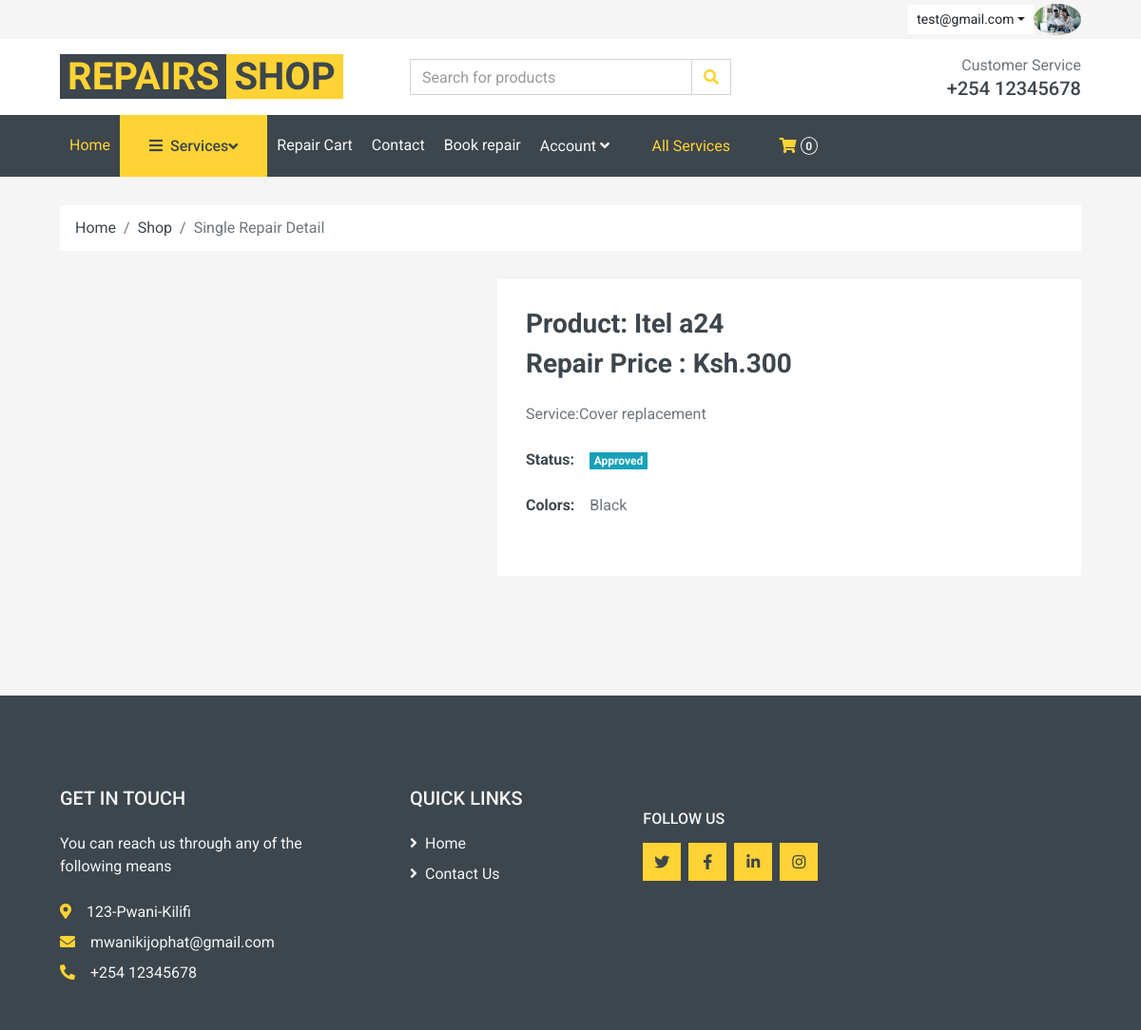
Page /view-repair.php?id=39 (signed in) on the committed database.
### tables this page shows
CREATE TABLE `users` (
  `id` bigint(255) NOT NULL,
  `fname` varchar(15) NOT NULL,
  `lname` varchar(15) NOT NULL,
  `email` varchar(255) NOT NULL,
  `password` varchar(255) NOT NULL,
  `contact` int(15) NOT NULL,
  `status` int(2) DEFAULT NULL,
  `creationdate` timestamp NOT NULL DEFAULT current_timestamp(),
  `updationdate` timestamp NULL DEFAULT NULL ON UPDATE current_timestamp(),
  `profilepic` varchar(100) NOT NULL
);

CREATE TABLE `system` (
  `id` int(11) NOT NULL,
  `email` varchar(50) NOT NULL,
  `address` varchar(100) NOT NULL,
  `mobile` int(15) NOT NULL,
  `working hours` varchar(100) NOT NULL,
  `profilepic` varchar(100) NOT NULL
);

CREATE TABLE `repairs` (
  `id` int(11) NOT NULL,
  `pid` int(11) NOT NULL,
  `sid` int(11) NOT NULL,
  `status` tinyint(1) NOT NULL DEFAULT 0 COMMENT '0 = pending, 1= Approved, 2 = In-Progress, 3 = Checking, 4 = Done, 5= Cancelled ',
  `price` float NOT NULL DEFAULT 0,
  `userid` int(11) NOT NULL,
  `date_created` date NOT NULL DEFAULT current_timestamp(),
  `done_date` date DEFAULT NULL,
  `pay_status` varchar(8) NOT NULL
);

CREATE TABLE `product` (
  `id` int(11) NOT NULL,
  `pname` varchar(30) NOT NULL,
  `date_created` datetime NOT NULL DEFAULT current_timestamp(),
  `status` int(11) NOT NULL,
  `pimage` varchar(50) NOT NULL
);

CREATE TABLE `services` (
  `id` int(11) NOT NULL,
  `sname` varchar(30) NOT NULL,
  `price` float NOT NULL DEFAULT 0,
  `pid` int(11) NOT NULL,
  `date_created` datetime NOT NULL DEFAULT current_timestamp(),
  `status` int(11) NOT NULL
);

### view-repair.php (the view, shortened to what this page needs)
<?php
include('includes/config.php');
if (strlen($_SESSION['login']) == 0) {
    header('location: login.php');
} else {  ?>
<!DOCTYPE html>
<html lang="en">
<head>
    <link href="https://cdnjs.cloudflare.com/ajax/libs/font-awesome/5.10.0/css/all.min.css" rel="stylesheet">
    <link href="lib/animate/animate.min.css" rel="stylesheet">
    <link href="lib/owlcarousel/assets/owl.carousel.min.css" rel="stylesheet">
    <link href="css/style.css" rel="stylesheet">
</head>
<body>
<?php include('includes/header.php');?>
    <div class="container-fluid">
        <div class="row px-xl-5">
            <div class="col-12">
                <nav class="breadcrumb bg-light mb-30">
                    <a class="breadcrumb-item text-dark" href="#">Home</a>
                    <a class="breadcrumb-item text-dark" href="#">Shop</a>
                    <span class="breadcrumb-item active">Single Repair Detail</span>
                </nav>
            </div>
        </div>
    </div>
    <div class="container-fluid pb-5">
        <div class="row px-xl-5">
            <div class="col-lg-5 mb-30">
            </div>
            <?php
                                                $id = intval($_GET['id']);
                                                $sql="SELECT repairs.*,product.pname,services.sname from repairs  inner join product on product.id=repairs.pid inner join services on services.id=repairs.sid and  repairs.id=:id";
                                                 $query = $dbh->prepare($sql);
                                                $query->bindParam(':id', $id, PDO::PARAM_STR);
                                                $query->execute();
                                                $results = $query->fetchAll(PDO::FETCH_OBJ);
                                                if ($query->rowCount() > 0) {
                                                foreach ($results
                                                as $result) { ?>
            <div class="col-lg-7 h-auto mb-30">
                <div class="h-100 bg-light p-30">
                    <h3>Product: <?php echo htmlentities($result->pname); ?></h3>
                    <h3 class="font-weight-semi-bold mb-4">Repair Price : Ksh.<?php echo htmlentities($result->price); ?></h3>
                    <p class="mb-4">Service:<?php echo htmlentities($result->sname); ?></p>
                    <div class="d-flex mb-3">
                        <strong class="text-dark mr-3">Status:</strong>
                        <form>
                            <div>
                                <label  for="size-1">
                                <?php if($result->status == 0): ?>
						 			<span class="badge badge-warning">Pending</span>
						 		<?php elseif($result->status == 1): ?>
						 			<span class="badge badge-info">Approved</span>
					 			<?php elseif($result->status == 2): ?>
						 			<span class="badge badge-primary">In Progress</span>
					 			<?php elseif($result->status == 4): ?>
						 			<span class="badge badge-danger">Done</span>
						 		<?php endif; ?></label>
                            </div>
                        </form>
                    </div>
                    <div class="d-flex mb-4">
                        <strong class="text-dark mr-3">Colors:</strong>
                        <form>
                            <div>
                                <label for="color-1">Black</label>
                            </div>
                        </form>
                    </div>
                </div>
            </div>
        </div>
        <?php }}?>
    </div>
    <?php include('includes/footer.php');?>
</body>
</html>
<?php }?>

### includes/header.php (shortened to what this page needs)
<div class="container-fluid">
    <div class="row bg-secondary py-1 px-xl-5">
        <div class="col-lg-6 d-none d-lg-block">
        </div>
        <?php
                $email = $_SESSION['login'];
                $sql2 = "SELECT `email` FROM `users` WHERE `email`=:email;";
                $query = $dbh->prepare($sql2);
                $query->bindParam(':email', $email, PDO::PARAM_STR);
                $query->execute();
                $results = $query->fetchAll(PDO::FETCH_OBJ);
                if ($query->rowCount() > 0) {
                    foreach ($results as $result) {
                ?>
        <div class="col-lg-6 text-center text-lg-right">
            <div class="d-inline-flex align-items-center">
                <div class="btn-group">
                    <button type="button" class="btn btn-sm btn-light dropdown-toggle" data-toggle="dropdown"><?php echo htmlentities($result->email); }}?></button>
                </div>
                <div class="btn-group">
                <img  src="photos/d41d8cd98f00b204e9800998ecf8427e1656931295.jpg" class="img-profile rounded-circle" style="width:50px" alt="Cinque Terre">
                </div>
            </div>
            <?php
                                 $email1 = $_SESSION['login'];
                                 $sql1 = "SELECT `id` FROM `users` WHERE `email`=:email1";
                                 $query1 = $dbh->prepare($sql1);
                                 $query1->bindParam(':email1', $email1, PDO::PARAM_STR);
                                 $query1->execute();
                                 $results1 = $query1->fetchAll(PDO::FETCH_OBJ);
                                 if ($query1->rowCount() > 0) {
                                     foreach ($results1 as $result1) {
                                         $uid = $result1->id;
                                     }
                                 }
                                 ?>
        </div>
    </div>
    <div class="row align-items-center bg-light py-3 px-xl-5 d-none d-lg-flex">
        <div class="col-lg-4">
            <a href="#" class="text-decoration-none">
                <span class="h1 text-uppercase text-primary bg-dark px-2">Repairs</span>
                <span class="h1 text-uppercase text-dark bg-primary px-2 ml-n1">Shop</span>
            </a>
        </div>
        <div class="col-lg-4 col-6 text-left">
            <form action="">
                <div class="input-group">
                    <input type="text" class="form-control" placeholder="Search for products">
                    <div class="input-group-append">
                        <span class="input-group-text bg-transparent text-primary">
                            <i class="fa fa-search"></i>
                        </span>
                    </div>
                </div>
            </form>
        </div>
        <?php
                                            $sql = "SELECT * from system";
                                            $query = $dbh->prepare($sql);
                                            $query->execute();
                                            $results = $query->fetchAll(PDO::FETCH_OBJ);
                                            if ($query->rowCount() > 0) {
                                            foreach ($results
                                            as $result) { ?>
        <div class="col-lg-4 col-6 text-right">
            <p class="m-0">Customer Service</p>
            <h5 class="m-0">+254 <?php echo htmlentities($result->mobile);}} ?></h5>
        </div>
    </div>
</div>
<div class="container-fluid bg-dark mb-30">
    <div class="row px-xl-5">
        <div class="col-lg-9">
            <nav class="navbar navbar-expand-lg bg-dark navbar-dark py-3 py-lg-0 px-0">
                <div class="collapse navbar-collapse justify-content-between" id="navbarCollapse">
                    <div class="navbar-nav mr-auto py-0">
                        <a href="index.php" class="nav-item nav-link active">Home</a>
                        <div class="nav-item dropdown">
                            <a href="#" class="btn d-flex align-items-center justify-content-between bg-primary w-100" style="height: 65px; padding: 0 30px;"  data-toggle="dropdown"><h6 class="text-dark m-0"><i class="fa fa-bars mr-2"></i>Services</h6>  <i class="fa fa-angle-down text-dark"></i></a>
                        </div>
                        <div class="nav-item dropdown">
                            <a href="cart.php" class="nav-link dropdown-toggle">Repair Cart</i></a>
                        </div>
                        <a href="contact.php" class="nav-item nav-link">Contact</a>
                        <a href="add-repair.php" class="nav-item nav-link">Book repair</a>
                        <div class="nav-item dropdown">
                            <a href="#" class="nav-link dropdown-toggle" data-toggle="dropdown">Account <i class="fa fa-angle-down mt-1"></i></a>
                        </div>
                    </div>
                    <a href="all-services.php" class="nav-item nav-link">All Services</a>
                    <div class="navbar-nav ml-auto py-0 d-none d-lg-block">
                    <?php
                                 $email1 = $_SESSION['login'];
                                 $sql1 = "SELECT `id` FROM `users` WHERE `email`=:email1";
                                 $query1 = $dbh->prepare($sql1);
                                 $query1->bindParam(':email1', $email1, PDO::PARAM_STR);
                                 $query1->execute();
                                 $results1 = $query1->fetchAll(PDO::FETCH_OBJ);
                                 if ($query1->rowCount() > 0) {
                                     foreach ($results1 as $result1) {
                                         $uid = $result1->id;
                                     }
                                 }
                                 $status = 0;
                                $sql = "SELECT * FROM repairs WHERE  repairs.status=:status and repairs.userid=:uid order by repairs.id desc ";
                                 $query = $dbh->prepare($sql);
                                 $query->bindParam(':uid', $uid, PDO::PARAM_STR);
                                 $query->bindParam(':status', $status, PDO::PARAM_STR);
                                 $query->execute();
                                 $totalitems = $query->rowCount();
                                 ?>
                        <a href="" class="btn px-0 ml-3">
                            <i class="fas fa-shopping-cart text-primary"></i>
                            <span class="badge text-secondary border border-secondary rounded-circle" style="padding-bottom: 2px;"><?php echo htmlentities($totalitems); ?></span>
                        </a>
                    </div>
                </div>
            </nav>
        </div>
    </div>
</div>

### includes/footer.php (shortened to what this page needs)
<div class="container-fluid bg-dark text-secondary mt-5 pt-5">
    <div class="row px-xl-5 pt-5">
        <div class="col-lg-4 col-md-12 mb-5 pr-3 pr-xl-5">
        <?php
                                            $sql = "SELECT * from system";
                                            $query = $dbh->prepare($sql);
                                            $query->execute();
                                            $results = $query->fetchAll(PDO::FETCH_OBJ);
                                            if ($query->rowCount() > 0) {
                                            foreach ($results
                                            as $result) { ?>
            <h5 class="text-secondary text-uppercase mb-4">Get In Touch</h5>
            <p class="mb-4">You can reach us through any of the following means</p>
            <p class="mb-2"><i class="fa fa-map-marker-alt text-primary mr-3"></i><?php echo htmlentities($result->address); ?></p>
            <p class="mb-2"><i class="fa fa-envelope text-primary mr-3"></i><?php echo htmlentities($result->email); ?></p>
            <p class="mb-0"><i class="fa fa-phone-alt text-primary mr-3"></i>+254 <?php echo htmlentities($result->mobile);}} ?></p>
        </div>
        <div class="col-lg-8 col-md-12">
            <div class="row">
                <div class="col-md-4 mb-5">
                    <h5 class="text-secondary text-uppercase mb-4">Quick Links</h5>
                    <div class="d-flex flex-column justify-content-start">
                        <a class="text-secondary mb-2" href="index.php"><i class="fa fa-angle-right mr-2"></i>Home</a>
                        <a class="text-secondary" href="contact.php"><i class="fa fa-angle-right mr-2"></i>Contact Us</a>
                    </div>
                </div>
                <div class="col-md-4 mb-5">
                    <h6 class="text-secondary text-uppercase mt-4 mb-3">Follow Us</h6>
                    <div class="d-flex">
                        <a class="btn btn-primary btn-square mr-2" href="#"><i class="fab fa-twitter"></i></a>
                        <a class="btn btn-primary btn-square mr-2" href="#"><i class="fab fa-facebook-f"></i></a>
                        <a class="btn btn-primary btn-square mr-2" href="#"><i class="fab fa-linkedin-in"></i></a>
                        <a class="btn btn-primary btn-square" href="#"><i class="fab fa-instagram"></i></a>
                    </div>
                </div>
            </div>
        </div>
    </div>
</div>

### rows in the picture
users: email "test@gmail.com"
system: mobile "12345678", address "123-Pwani-Kilifi", email "mwanikijophat@gmail.com"
repairs: product.pname "Itel a24", price "300", services.sname "Cover replacement", status "Approved"

### other values in the picture
$totalitems "0"
